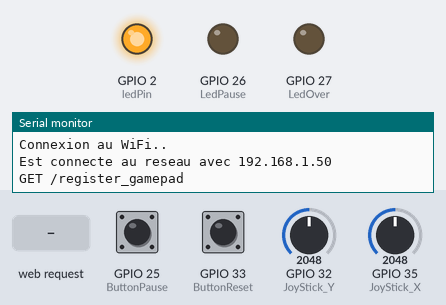
Bench run of a sketch on a simulated ESP32. Parts: output pins drawn as LEDs (lit = HIGH), the last lines printed to the serial monitor. The inputs (shaded band) are chosen by the test bench; at power-on: GPIO 32 (JoyStick_Y) = 2048, GPIO 25 (ButtonPause) LOW, GPIO 33 (ButtonReset) LOW, GPIO 35 (JoyStick_X) = 2048. WiFi joins after 1.5 s; servers stay silent unless stated.

Above: at 2.9 s.
3.0 s: HTTP request GET /?data=0 received
At 4.2 s:
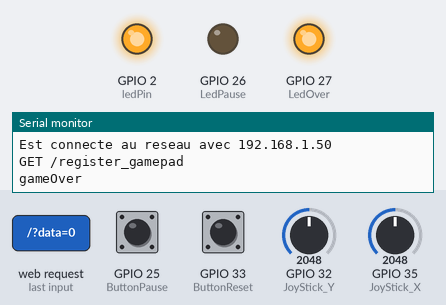
4.5 s: HTTP request GET /?data=1 received
At 5.6 s:
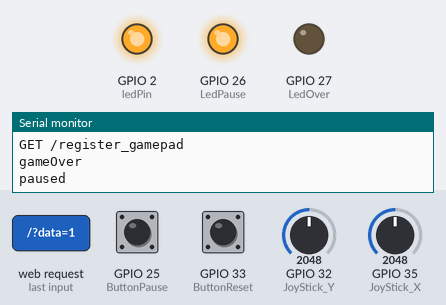
6.0 s: GPIO 32 (JoyStick_Y) set to 3014
7.5 s: GPIO 32 (JoyStick_Y) set to 3097
9.8 s: HTTP request GET / received
At 10.4 s:
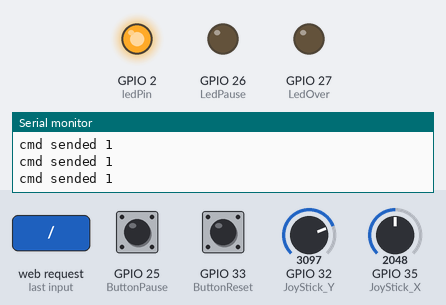
Timing chart, 0 to 12.4 s (numbered marks = the images above; inputs shaded):
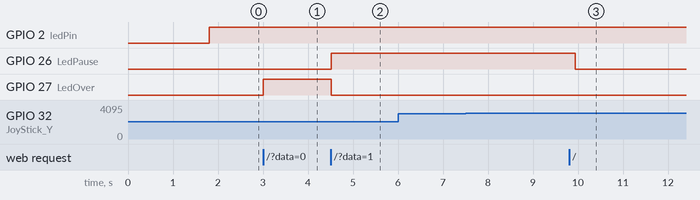

The sketch:

arduino.ino
```cpp
#include "WebServer.h"

// gestionnaire de carte supp: https://dl.espressif.com/dl/package_esp32_index.json
// lib carte to add: esp32 1.0.6

int ledPin = 2; // pin info wifi (bleu)
const char* ssid = "Pixel6a";
const char* pwd = "Carotte:)";

void(* resetFunc) (void) = 0;

int JoyStick_X = 35; // Signal de l'axe X
int JoyStick_Y = 32; // Signal de l'axe Y

int ButtonReset = 33; // Bouton reset
int ButtonPause = 25; // Bouton pause

int LedPause = 26;
int LedOver = 27;

char* serverAddr = "192.168.254.89"; // la clairvoyance n'a pas fonctionnée :'(

WiFiClient curl;
WebServer server(80);

void setup()
{
  pinMode(ledPin, OUTPUT);

  pinMode(JoyStick_X, INPUT);
  pinMode(JoyStick_Y, INPUT);

  pinMode(ButtonReset, INPUT);
  pinMode(ButtonPause, INPUT);

  pinMode(LedPause, OUTPUT);
  pinMode(LedOver, OUTPUT);

  // Lorsqu'on pousse sur le bouton, la mise à la masse
  // active la résistance de PullUp.
  digitalWrite(ButtonReset, HIGH);

  Serial.begin(9600);
  Serial.println("Configuration du WiFi");

  WiFi.begin(ssid, pwd);

  int cptTentWifi = 0;
  while (WiFi.status() != WL_CONNECTED)
  {
    delay(500);
    Serial.println("Connexion au WiFi..");

    if(cptTentWifi++ > 10)
      resetFunc();
  }

  Serial.print("Est connecte au reseau avec ");
  Serial.println(WiFi.localIP());

    if(curl.connect(serverAddr, 5000))
    {
      String endCmd = "  HTTP/1.1";
      String startCmd = "GET /register_gamepad";
      String host = "Host: ";

      Serial.println(startCmd);

      curl.println(startCmd);
      curl.println(host + serverAddr);
      curl.println("Connection: close");
      curl.println();
    }


    server.on("/", onGet);
    server.onNotFound(onNotFound);
    server.begin();
}

void onGet()
{
  String data = server.arg("data");
  String score = server.arg("score");

  digitalWrite(LedPause, LOW);
  digitalWrite(LedOver, LOW);

  if(data == "0")
  {
    Serial.println("gameOver");

    digitalWrite(LedOver, HIGH);
  }
  else if(data == "1")
  {
    Serial.println("paused");

    digitalWrite(LedPause, HIGH);
  }

  Serial.println(score);

  server.send(200, "text/json", "ok");
}

void onNotFound()
{
  Serial.println("get but route not found");
  server.send(404, "text/html", "no");
}

void sendCmd(int cmd)
{
  if(curl.connect(serverAddr, 5000))
  {
    String endCmd = "  HTTP/1.1";
    String startCmd = "GET /commande/";

    String strCmd = startCmd + cmd + endCmd;

    curl.println(strCmd);
    curl.println("Host:192.168.233.89");
    curl.println("Connection: close");
    curl.println();

    Serial.print("cmd sended ");
    Serial.println(cmd);
  }
  else
  {
    Serial.println("ConnectionFailed");
  }
}

void loop()
{
  delay(100);

  int x, y;

  x = ceil(analogRead (JoyStick_X) * (5.0 / 1023.0));
  y = ceil(analogRead (JoyStick_Y) * (5.0 / 1023.0));

  if (WiFi.status() == WL_CONNECTED)
  {
    digitalWrite(ledPin, HIGH);

    int xValue = abs(10 - x);
    int yValue = abs(10 - y);

    if(strlen(serverAddr) == 0)
    {
      Serial.println("send broadcast");

      // pas de suite pour le moment
    }
    else
    {
       server.handleClient();

      if(digitalRead(ButtonPause) == HIGH)
      {
        sendCmd(4);
      }
      else if(digitalRead (ButtonReset) == HIGH)
      {
        sendCmd(5);
      }
      else if(xValue > 5 || yValue > 5)
      {
        int xCmd = xValue > 5 ? 10 - x > 0 ? 2 : 3 : -1;
        int yCmd = yValue > 5 ? 10 - y > 0 ? 0 : 1 : -1;

        sendCmd(xCmd > -1 ? xCmd : yCmd);
      }
    }
  }
  else
  {
    Serial.println("N'est pas connecte au reseau");
    digitalWrite(ledPin, LOW);
  }
}
```

Measured:
- after the input at 3.0 s, GPIO 27 (LedOver): LOW → HIGH at once
- after the input at 4.5 s, GPIO 26 (LedPause): LOW → HIGH at once; GPIO 27 (LedOver): HIGH → LOW at once
- after the input at 6.0 s, every drawn part: stays the same
- after the input at 9.8 s, GPIO 26 (LedPause): HIGH → LOW after 0.13 s
